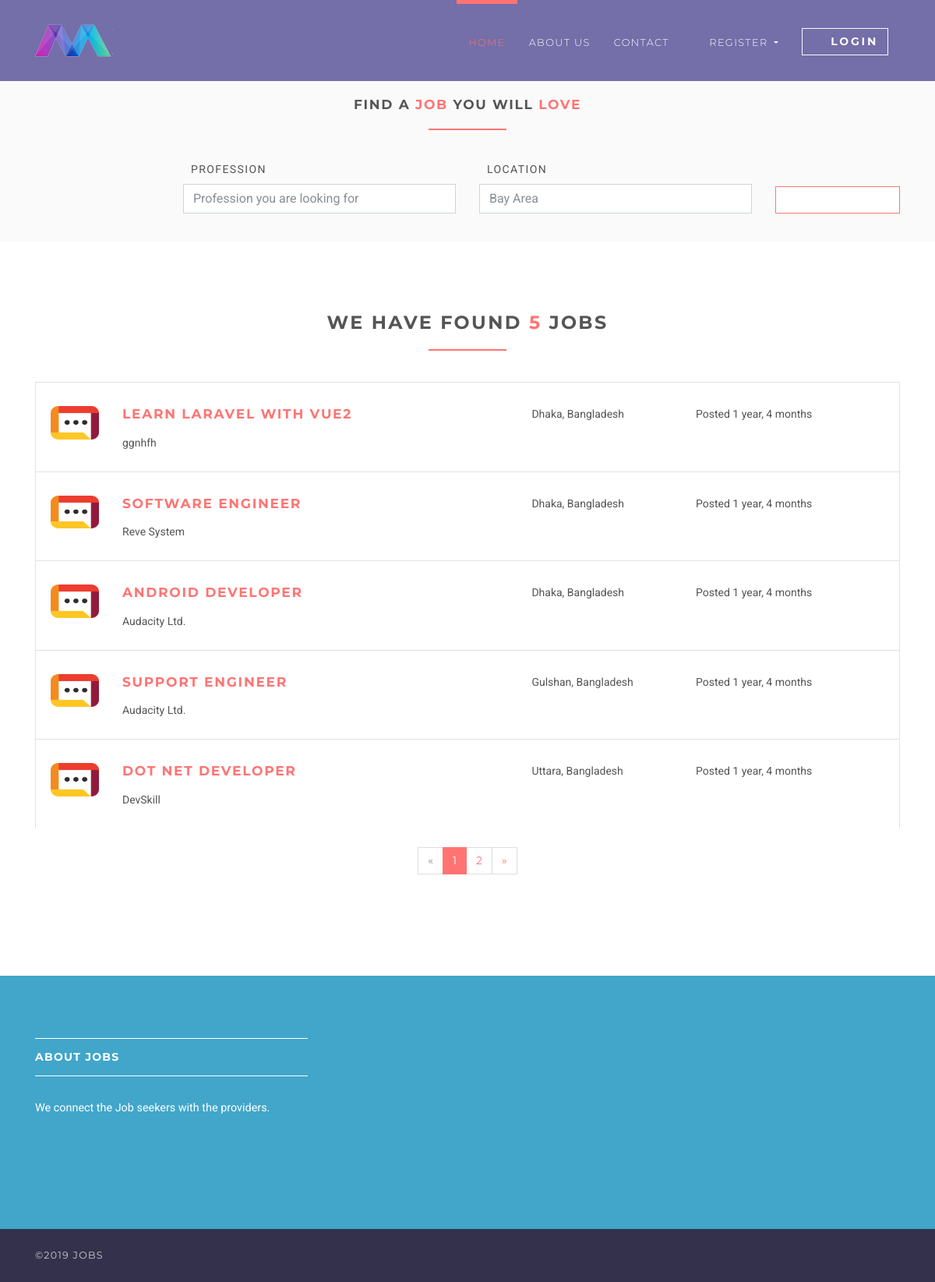
Page /jobs on the committed database.
### jobsapp/models.py (models this page shows, shortened)
class Job(models.Model):
    user = models.ForeignKey(User, on_delete=models.CASCADE)
    title = models.CharField(max_length=300)
    description = models.TextField()
    location = models.CharField(max_length=150)
    type = models.CharField(choices=JOB_TYPE, max_length=10)
    category = models.CharField(max_length=100)
    last_date = models.DateTimeField()
    company_name = models.CharField(max_length=100)
    company_description = models.CharField(max_length=300)
    website = models.CharField(max_length=100, default="")
    created_at = models.DateTimeField(default=timezone.now)
    filled = models.BooleanField(default=False)
    salary = models.IntegerField(default=0, blank=True)

### jobsapp/views/home.py (the view)
# urls.py: path('jobs', JobListView.as_view(), name='jobs'),
class JobListView(ListView):
    model = Job
    template_name = 'jobs/jobs.html'
    context_object_name = 'jobs'
    paginate_by = 5

### templates/jobs/jobs.html (shortened to what this page needs)
{% extends 'base.html' %}
{% load static %}
{% block content %}
    <section class="job-form-section job-form-section--compressed">
        <div class="container">
            <h4 class="heading">Find a <span class="accent">job </span> you will <span class="accent">love</span></h4>
            <form id="job-main-form" method="get" action="#" class="job-main-form">
                <div class="controls">
                    <div class="row align-items-end">
                        <div class="col-sm-1 col-lg-2"></div>
                        <div class="col-sm-5 col-lg-4 form-group">
                            <label for="profession">Profession</label>
                            <input type="text" id="profession" name="profession"
                                   placeholder="Profession you are looking for" class="form-control">
                        </div>
                        <div class="col-sm-5 col-lg-4 form-group">
                            <label for="location">Location</label>
                            <input type="text" id="location" name="location" placeholder="Any particular location?"
                                   value="Bay Area" class="form-control">
                        </div>
                        <div class="col-sm-1 col-lg-2 form-group">
                            <button type="submit" name="name"
                                    class="btn btn-outline-white-primary job-main-form__button">
                                <i class="fa fa-search"></i>
                            </button>
                        </div>
                    </div>
                </div>
            </form>
        </div>
    </section>
    <section>
        <div class="container">
            <h3 class="heading">We have found <span class="accent">{{ jobs.count }}</span> jobs</h3>
            {% for job in jobs %}
                <div class="job-listing  ">
                    <div class="row">
                        <div class="col-md-12 col-lg-6">
                            <div class="row">
                                <div class="col-2">
                                    <img src="{% static 'img/company-1.png' %}"
                                         alt="Ipsioou " class="img-fluid">
                                </div>
                                <div class="col-10">
                                    <h4 class="job__title"><a
                                            href="{% url 'jobs:jobs-detail' job.id %}">{{ job.title }}</a></h4>
                                    <p class="job__company">
                                        {{ job.company_name }}
                                    </p>
                                </div>
                            </div>
                        </div>
                        <div class="col-10 col-md-3 col-lg-2 ml-auto"><i class="fa fa-map-marker job__location"></i>
                            {{ job.location }}
                        </div>
                        <div class="col-10 col-md-3 col-lg-3 ml-auto">
                            <p>Posted {{ job.created_at|timesince }}</p>
                        </div>
                    </div>
                </div>
            {% endfor %}
            {% if is_paginated %}
                <div class="row">
                    <div class="col-md-12">
                        <nav aria-label="Page navigation example" class="d-flex justify-content-center mt-4 mb-4">
                            <ul class="pagination">
                                {% if page_obj.has_previous %}
                                    <li class="page-item">
                                        <a href="?page={{ page_obj.previous_page_number }}"
                                           class="page-link">&laquo;</a>
                                    </li>
                                {% else %}
                                    <li class="page-item disabled">
                                        <a class="page-link">&laquo;</a>
                                    </li>
                                {% endif %}
                                {% for i in page_obj.paginator.page_range %}
                                    {% if page_obj.number == i %}
                                        <li class="page-item active">
                                            <a class="page-link">{{ i }}</a>
                                        </li>
                                    {% else %}
                                        <li class="page-item">
                                            <a href="?page={{ i }}" class="page-link">{{ i }}</a>
                                        </li>
                                    {% endif %}
                                {% endfor %}
                                {% if page_obj.has_next %}
                                    <li class="page-item">
                                        <a href="?page={{ page_obj.next_page_number }}" class="page-link">&raquo;</a>
                                    </li>
                                {% else %}
                                    <li class="page-item disabled">
                                        <a class="page-link">&raquo;</a>
                                    </li>
                                {% endif %}
                            </ul>
                        </nav>
                    </div>
                </div>
            {% endif %}
        </div>
    </section>
{% endblock %}

### static/css/style.default.css (style rules this page uses)
html { height:100% }
body { height:100% }
section { position:relative;padding-top:90px;padding-bottom:90px }
button { cursor:pointer }
.heading { text-align:center;margin-bottom:40px }
.heading:after { content:" ";display:block;width:100px;height:2px;margin:20px auto 20px;background:#ff7473 }
a,button { -webkit-transition:all .2s ease-out;transition:all .2s ease-out }
a i.fa,button i.fa { margin:0 5px }
.accent { color:#ff7473 }
.job-form-section { padding:80px 0;background:#fafafa }
.job-form-section .job-main-form { margin-bottom:40px }
.job-form-section .job-main-form label { text-transform:uppercase;letter-spacing:0.1em;margin-left:10px }
.job-form-section.job-form-section--compressed { padding:20px }
.job-form-section.job-form-section--compressed .job-main-form { margin-bottom:0 }
.job-main-form__button { margin-top:15px;display:block;width:100% }
.job-listing { border:solid 1px #dee2e6;border-bottom:none;padding-top:30px;padding-bottom:10px;padding-left:19px;padding-right:15px;clear:both;-webkit-transition:all .2s ease-out;transition:all .2s ease-out }
.job__title { margin-top:0 }
.job__location { margin-right:5px;color:#868e96 }
.btn { font-weight:700;font-family:"Montserrat",Helvetica,Arial,sans-serif;border:1px solid transparent;text-transform:uppercase;letter-spacing:0.2em;padding:.375rem .75rem;font-size:.875rem;line-height:1.5;border-radius:0;-webkit-transition:background-color 0.15s ease-in-out,border-color 0.15s ease-in-out,-webkit-box-shadow 0.15s ease-in-out;transition:background-color 0.15s ease-in-out,border-color 0.15s ease-in-out,-webkit-box-shadow 0.15s ease-in-out;transition:background-color 0.15s ease-in-out,border-color 0.15s ease-in-out,box-shadow 0.15s ease-in-out;transition:background-color 0.15s ease-in-out,border-color 0.15s ease-in-out,box-shadow 0.15s ease-in-out,-webkit-box-shadow 0.15s ease-in-out }
.btn-outline-white-primary { color:#ff7473;background-color:#fff;background-image:none;border-color:#ff7473 }
body { font-family:"Roboto",Helvetica,Arial,sans-serif;font-size:.875rem;font-weight:400;line-height:1.5;color:#555;background-color:#fff }
a { color:#ff7473;text-decoration:none }
h1,h2,h3,h4,h5,h6,.h1,.h2,.h3,.h4,.box-simple h3,.box-image .name h3,.box-image-text .top .name h3,.box-image-text .top .name h4,.h5,.h6 { margin-bottom:1rem;font-family:"Montserrat",Helvetica,Arial,sans-serif;font-weight:700;line-height:1.2;color:#555;text-transform:uppercase;letter-spacing:0.1em }
h3,.h3 { font-size:1.4875rem }
h4,.h4,.box-simple h3,.box-image .name h3,.box-image-text .top .name h3,.box-image-text .top .name h4 { font-size:1.0675rem }
.page-item:first-child .page-link { border-top-left-radius:0rem;border-bottom-left-radius:0rem }
.page-item:last-child .page-link { border-top-right-radius:0rem;border-bottom-right-radius:0rem }
.page-item.active .page-link { color:#fff;background-color:#ff7473;border-color:#ff7473 }
.page-item.disabled .page-link { color:#868e96;background-color:#fff;border-color:#ddd }
.page-link { padding:.5rem .75rem;line-height:1.25;color:#ff7473;background-color:#fff;border:1px solid #ddd;font-family:"Montserrat",Helvetica,Arial,sans-serif }
.form-control { padding:.375rem .75rem;font-size:1rem;line-height:1.5;color:#868e96;background-color:#fff;border:1px solid #ced4da;border-radius:0;-webkit-transition:border-color ease-in-out 0.15s,-webkit-box-shadow ease-in-out 0.15s;transition:border-color ease-in-out 0.15s,-webkit-box-shadow ease-in-out 0.15s;transition:border-color ease-in-out 0.15s,box-shadow ease-in-out 0.15s;transition:border-color ease-in-out 0.15s,box-shadow ease-in-out 0.15s,-webkit-box-shadow ease-in-out 0.15s }
.form-control::placeholder { color:#868e96 }

### rows in the picture
Job: title "LEARN LARAVEL WITH VUE2", company_name "ggnhfh", location "Dhaka, Bangladesh", created_at "1 year, 4 months"
Job: title "SOFTWARE ENGINEER", company_name "Reve System", location "Dhaka, Bangladesh", created_at "1 year, 4 months"
Job: title "ANDROID DEVELOPER", company_name "Audacity Ltd.", location "Dhaka, Bangladesh", created_at "1 year, 4 months"
Job: title "SUPPORT ENGINEER", company_name "Audacity Ltd.", location "Gulshan, Bangladesh", created_at "1 year, 4 months"
Job: title "DOT NET DEVELOPER", company_name "DevSkill", location "Uttara, Bangladesh", created_at "1 year, 4 months"

### other values in the picture
{{ jobs.count }} "5"
{{ i }} "1"
{{ i }} "2"
